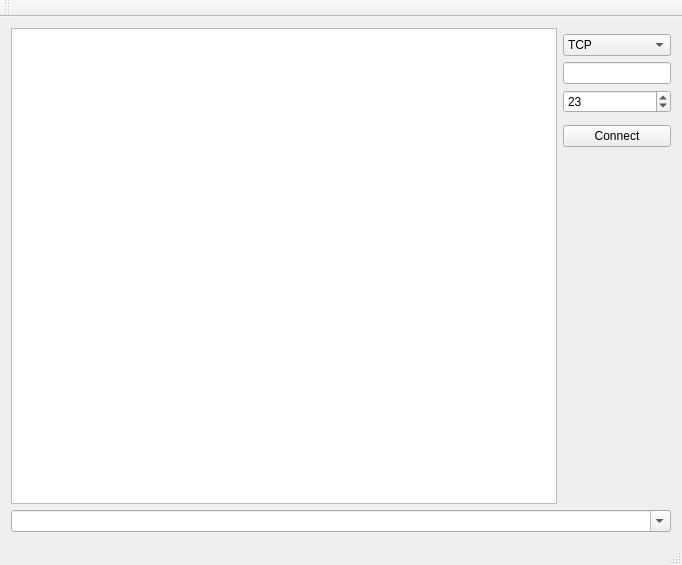
<?xml version="1.0" encoding="UTF-8"?>
<ui version="4.0">
 <class>QTelnetTester</class>
 <widget class="QMainWindow" name="QTelnetTester">
  <property name="geometry">
   <rect>
    <x>0</x>
    <y>0</y>
    <width>682</width>
    <height>565</height>
   </rect>
  </property>
  <property name="windowTitle">
   <string>QTelnetTester</string>
  </property>
  <widget class="QWidget" name="centralWidget">
   <layout class="QGridLayout" name="gridLayout">
    <item row="0" column="0" rowspan="7">
     <widget class="QPlainTextEdit" name="teOutput">
      <property name="font">
       <font>
        <family>Courier New</family>
       </font>
      </property>
      <property name="readOnly">
       <bool>true</bool>
      </property>
     </widget>
    </item>
    <item row="6" column="1">
     <spacer name="verticalSpacer">
      <property name="orientation">
       <enum>Qt::Vertical</enum>
      </property>
      <property name="sizeHint" stdset="0">
       <size>
        <width>20</width>
        <height>347</height>
       </size>
      </property>
     </spacer>
    </item>
    <item row="3" column="1">
     <widget class="QSpinBox" name="sbPort">
      <property name="minimum">
       <number>1</number>
      </property>
      <property name="maximum">
       <number>65535</number>
      </property>
      <property name="value">
       <number>23</number>
      </property>
     </widget>
    </item>
    <item row="1" column="1">
     <widget class="QComboBox" name="comboBox">
      <item>
       <property name="text">
        <string>TCP</string>
       </property>
      </item>
      <item>
       <property name="text">
        <string>WebSocket</string>
       </property>
      </item>
     </widget>
    </item>
    <item row="7" column="0" colspan="2">
     <widget class="QCmdWidget" name="cbCmd">
      <property name="editable">
       <bool>true</bool>
      </property>
     </widget>
    </item>
    <item row="5" column="1">
     <widget class="QPushButton" name="btConnect">
      <property name="text">
       <string>Connect</string>
      </property>
     </widget>
    </item>
    <item row="2" column="1">
     <widget class="QLineEdit" name="leAddr">
      <property name="sizePolicy">
       <sizepolicy hsizetype="Minimum" vsizetype="Fixed">
        <horstretch>0</horstretch>
        <verstretch>0</verstretch>
       </sizepolicy>
      </property>
     </widget>
    </item>
   </layout>
  </widget>
  <widget class="QMenuBar" name="menuBar">
   <property name="geometry">
    <rect>
     <x>0</x>
     <y>0</y>
     <width>682</width>
     <height>36</height>
    </rect>
   </property>
  </widget>
  <widget class="QToolBar" name="mainToolBar">
   <attribute name="toolBarArea">
    <enum>TopToolBarArea</enum>
   </attribute>
   <attribute name="toolBarBreak">
    <bool>false</bool>
   </attribute>
  </widget>
  <widget class="QStatusBar" name="statusBar"/>
 </widget>
 <layoutdefault spacing="6" margin="11"/>
 <customwidgets>
  <customwidget>
   <class>QCmdWidget</class>
   <extends>QComboBox</extends>
   <header>QCmdWidget.h</header>
  </customwidget>
 </customwidgets>
 <resources/>
 <connections/>
</ui>
